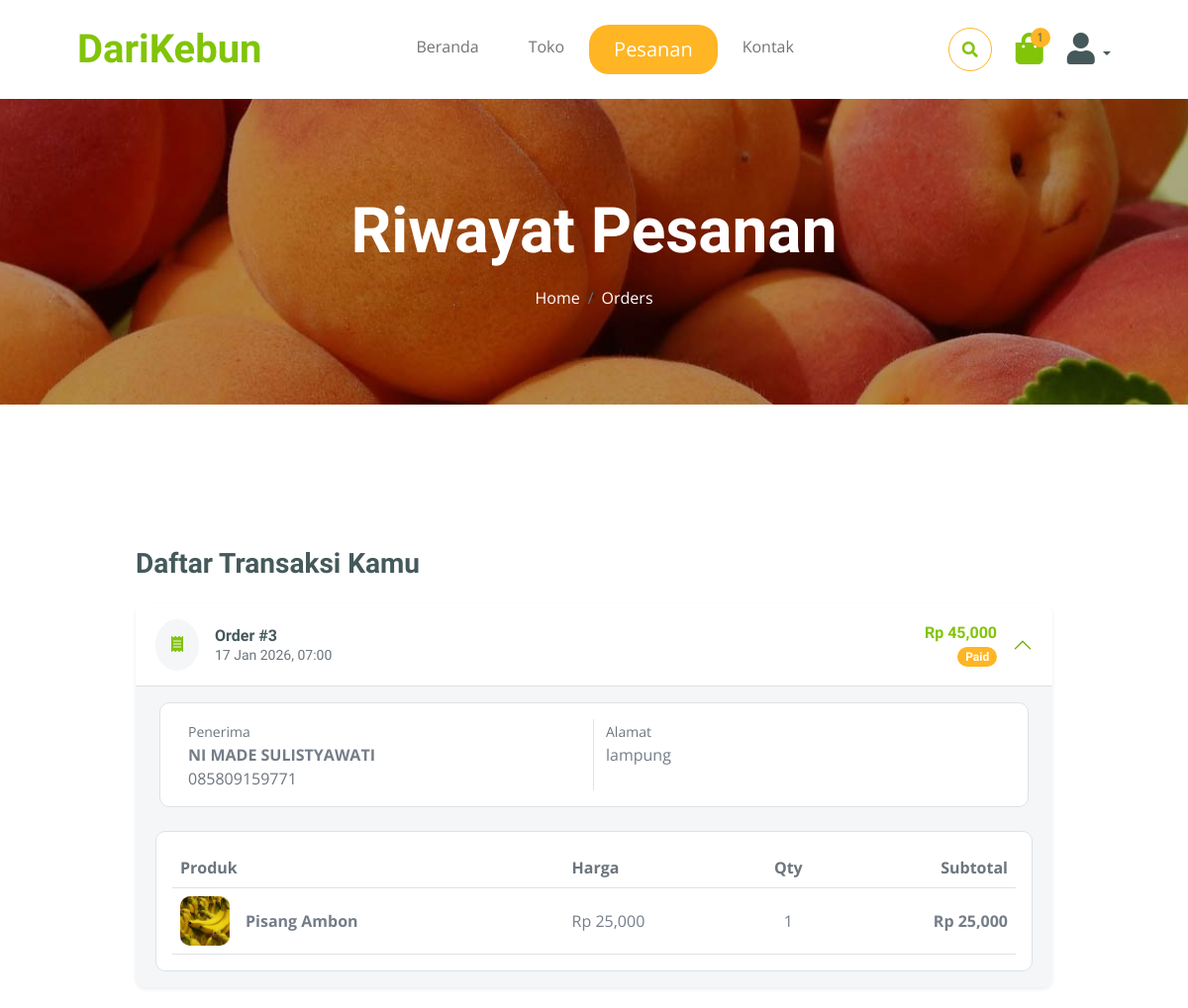
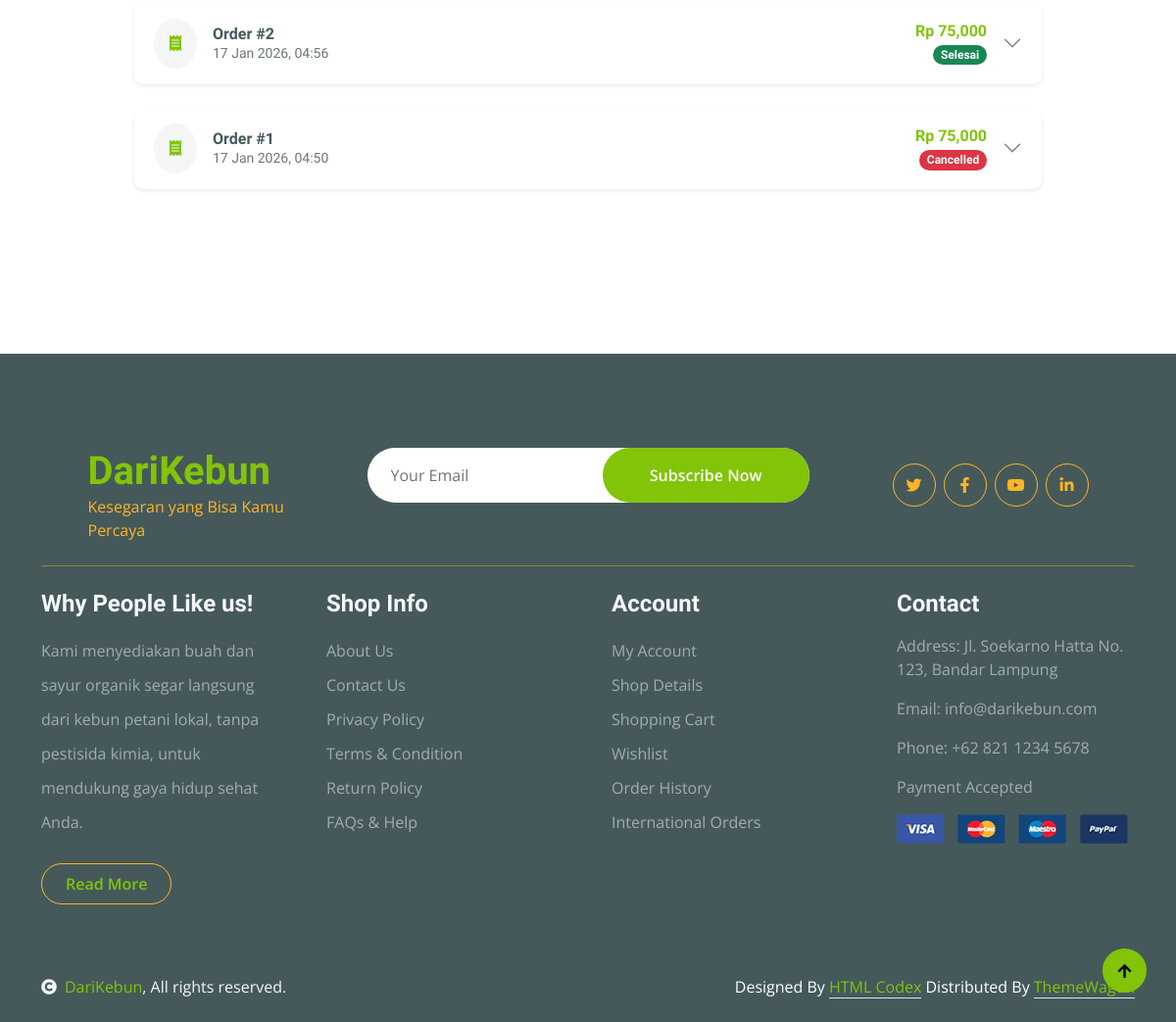
Page /orders.php (signed in) on the committed database (2 pictures, top to bottom).
### tables this page shows
CREATE TABLE `orders` (
  `id` int(11) NOT NULL,
  `user_id` int(11) DEFAULT NULL,
  `customer_name` varchar(100) DEFAULT NULL,
  `phone` varchar(20) DEFAULT NULL,
  `address` text DEFAULT NULL,
  `total_amount` decimal(15,2) DEFAULT NULL,
  `total` decimal(10,2) NOT NULL,
  `status` enum('pending','paid','processed','shipped','completed','cancelled') DEFAULT 'pending',
  `created_at` timestamp NOT NULL DEFAULT current_timestamp()
);

CREATE TABLE `order_items` (
  `id` int(11) NOT NULL,
  `order_id` int(11) DEFAULT NULL,
  `product_id` int(11) DEFAULT NULL,
  `quantity` int(11) NOT NULL,
  `price` decimal(10,2) NOT NULL,
  `subtotal` decimal(15,2) DEFAULT NULL
);

CREATE TABLE `products` (
  `id` int(11) NOT NULL,
  `name` varchar(100) NOT NULL,
  `description` text DEFAULT NULL,
  `price` decimal(10,2) NOT NULL,
  `image` varchar(255) NOT NULL,
  `stock` int(11) DEFAULT 0,
  `category_id` int(11) DEFAULT NULL,
  `created_at` timestamp NOT NULL DEFAULT current_timestamp(),
  `berat_jual` int(11) NOT NULL
);

### includes/functions.php (called while the page is built, shortened)
<?php
require_once 'config.php';
if (isset($connect)) {
    $conn = $connect;
}
function getUserOrders($user_id) {
    global $conn;
    $query = "SELECT * FROM orders WHERE user_id = '$user_id' ORDER BY created_at DESC";
    $result = mysqli_query($conn, $query);
    $orders = [];
    while ($row = mysqli_fetch_assoc($result)) {
        $orders[] = $row;
    }
    return $orders;
}
function getOrderItems($order_id) {
    global $conn;
    $query = "SELECT oi.*, p.name, p.image FROM order_items oi JOIN products p ON oi.product_id = p.id WHERE oi.order_id = '$order_id'";
    $result = mysqli_query($conn, $query);
    $items = [];
    while ($row = mysqli_fetch_assoc($result)) {
        $items[] = $row;
    }
    return $items;
}
?>

### orders.php (the view, shortened to what this page needs)
<?php
require_once 'includes/config.php';
require_once 'includes/functions.php';
require_once 'includes/head.php';
$user_id = $_SESSION['user_id'];
$orders  = getUserOrders($user_id);
?>
<?php include 'includes/navbar.php'; ?>
<div class="container-fluid page-header py-5 mb-5">
    <div class="container text-center py-5">
        <h1 class="display-3 text-white mb-3">Riwayat Pesanan</h1>
        <nav aria-label="breadcrumb">
            <ol class="breadcrumb justify-content-center mb-0">
                <li class="breadcrumb-item"><a class="text-white" href="index.php">Home</a></li>
                <li class="breadcrumb-item text-white active" aria-current="page">Orders</li>
            </ol>
        </nav>
    </div>
</div>
<div class="container-fluid py-5">
    <div class="container py-5">
        <div class="row justify-content-center">
            <div class="col-lg-10">
                <?php if (empty($orders)): ?>
                    <div class="text-center p-5 bg-light rounded shadow-sm">
                        <i class="fa fa-shopping-basket fa-4x text-primary mb-4"></i>
                        <h3 class="mb-3">Belum ada pesanan nih</h3>
                        <a href="index.php" class="btn btn-primary rounded-pill px-5 py-3">Mulai Belanja</a>
                    </div>
                <?php else: ?>
                    <h3 class="mb-4">Daftar Transaksi Kamu</h3>
                    <div class="accordion" id="accordionOrders">
                        <?php
                        $counter = 1;
                        foreach ($orders as $order):
                            $items = getOrderItems($order['id']);
                            $statusLabel = ucfirst($order['status']);
                            $statusColor = 'bg-secondary';
                            if($order['status'] == 'pending') {
                                $statusLabel = 'Menunggu Pembayaran';
                                $statusColor = 'bg-warning text-dark';
                            }
                            elseif($order['status'] == 'shipped') {
                                $statusLabel = 'SIAP DIANTAR 🛵';
                                $statusColor = 'bg-primary text-white';
                            }
                            elseif($order['status'] == 'completed') {
                                $statusLabel = 'Selesai';
                                $statusColor = 'bg-success text-white';
                            }
                            elseif($order['status'] == 'cancelled') {
                                $statusColor = 'bg-danger text-white';
                            }
                        ?>
                        <div class="accordion-item mb-4 border-0 shadow-sm rounded overflow-hidden">
                            <h2 class="accordion-header" id="heading<?php echo $order['id']; ?>">
                                <button class="accordion-button <?php echo $counter > 1 ? 'collapsed' : ''; ?> bg-white" type="button" data-bs-toggle="collapse" data-bs-target="#collapse<?php echo $order['id']; ?>">
                                    <div class="d-flex w-100 justify-content-between align-items-center pe-3 flex-wrap gap-2">
                                        <div class="d-flex align-items-center">
                                            <div class="bg-light p-3 rounded-circle me-3 d-none d-md-block">
                                                <i class="fa fa-receipt text-primary"></i>
                                            </div>
                                            <div>
                                                <h6 class="mb-0 fw-bold">Order #<?php echo $order['id']; ?></h6>
                                                <small class="text-muted"><?php echo date('d M Y, H:i', strtotime($order['created_at'])); ?></small>
                                            </div>
                                        </div>
                                        <div class="text-end">
                                            <h6 class="mb-1 text-primary fw-bold">Rp <?php echo number_format($order['total_amount']); ?></h6>
                                            <span class="badge <?php echo $statusColor; ?> rounded-pill">
                                                <?php echo $statusLabel; ?>
                                            </span>
                                        </div>
                                    </div>
                                </button>
                            </h2>
                            <div id="collapse<?php echo $order['id']; ?>" class="accordion-collapse collapse <?php echo $counter == 1 ? 'show' : ''; ?>" data-bs-parent="#accordionOrders">
                                <div class="accordion-body bg-light">
                                    <div class="row mb-4 bg-white p-3 rounded mx-1 border">
                                        <div class="col-md-6 border-end">
                                            <small class="text-muted">Penerima</small>
                                            <p class="mb-0 fw-bold"><?php echo $order['customer_name']; ?></p>
                                            <p class="mb-0 text-muted"><?php echo $order['phone']; ?></p>
                                        </div>
                                        <div class="col-md-6">
                                            <small class="text-muted">Alamat</small>
                                            <p class="mb-0"><?php echo nl2br($order['address']); ?></p>
                                        </div>
                                    </div>
                                    <div class="table-responsive bg-white rounded p-3 border">
                                        <table class="table table-borderless align-middle mb-0">
                                            <thead class="text-muted border-bottom">
                                                <tr>
                                                    <th>Produk</th>
                                                    <th>Harga</th>
                                                    <th class="text-center">Qty</th>
                                                    <th class="text-end">Subtotal</th>
                                                </tr>
                                            </thead>
                                            <tbody>
                                                <?php if(!empty($items)): ?>
                                                    <?php foreach ($items as $item): ?>
                                                    <tr class="border-bottom">
                                                        <td>
                                                            <div class="d-flex align-items-center">
                                                                <img src="<?php echo $item['image']; ?>" class="img-fluid rounded me-3" style="width: 50px; height: 50px; object-fit: cover;" alt="">
                                                                <span class="fw-bold"><?php echo $item['name']; ?></span>
                                                            </div>
                                                        </td>
                                                        <td>Rp <?php echo number_format($item['price']); ?></td>
                                                        <td class="text-center"><?php echo $item['quantity']; ?></td>
                                                        <td class="text-end fw-bold">Rp <?php echo number_format($item['subtotal']); ?></td>
                                                    </tr>
                                                    <?php endforeach; ?>
                                                <?php else: ?>
                                                    <tr><td colspan="4" class="text-center text-muted">Detail produk tidak tersedia.</td></tr>
                                                <?php endif; ?>
                                            </tbody>
                                        </table>
                                    </div>
                                </div>
                            </div>
                        </div>
                        <?php $counter++; endforeach; ?>
                    </div>
                <?php endif; ?>
            </div>
        </div>
    </div>
</div>
<?php include 'includes/footer.php'; ?>

### css/style.css (style rules this page uses)
.page-header { position: relative; background: linear-gradient(rgba(0, 0, 0, 0.3), rgba(0, 0, 0, 0.3)), url(../img/cart-page-header-img.jpg); background-position: center center; background-repeat: no-repeat; background-size: cover; }
@media (min-width: 992px) { .hero-header, .page-header { margin-top: 100px !important; } }

### rows in the picture
orders: id "3", created_at "17 Jan 2026, 07:00", total_amount "45,000", status "Paid", customer_name "NI MADE SULISTYAWATI", phone "085809159771", address "lampung"
order_items: product.image (picture), product.name "Pisang Ambon", price "25,000", quantity "1", subtotal "25,000"
orders: id "2", created_at "17 Jan 2026, 04:56", total_amount "75,000", status "Selesai"
orders: id "1", created_at "17 Jan 2026, 04:50", total_amount "75,000", status "Cancelled"

### other values in the picture
getCartCount() "1"
